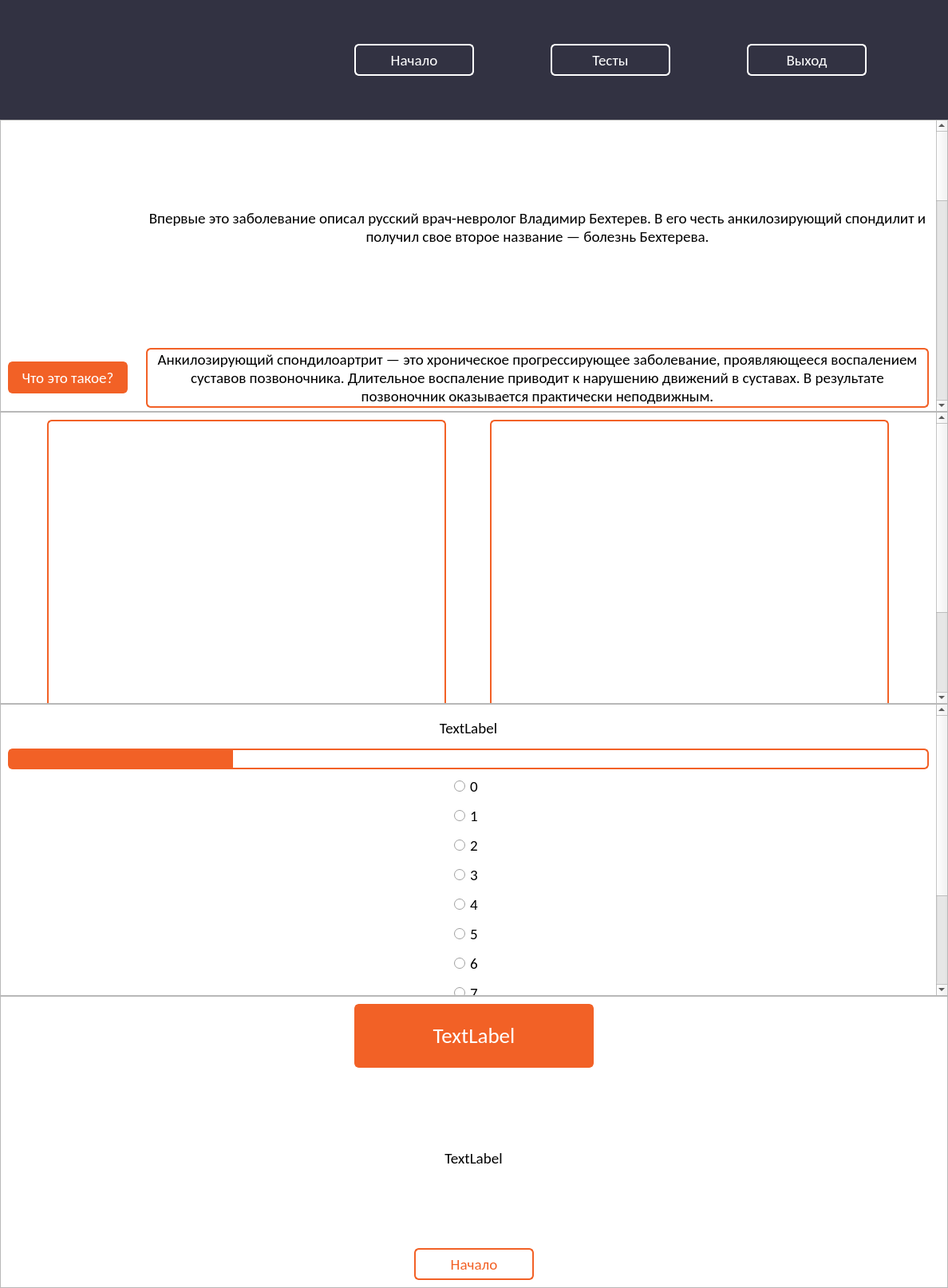
<?xml version="1.0" encoding="UTF-8"?>
<ui version="4.0">
 <class>MainWindow</class>
 <widget class="QMainWindow" name="MainWindow">
  <property name="geometry">
   <rect>
    <x>0</x>
    <y>0</y>
    <width>1188</width>
    <height>1614</height>
   </rect>
  </property>
  <property name="windowTitle">
   <string>MainWindow</string>
  </property>
  <widget class="QWidget" name="centralwidget">
   <layout class="QVBoxLayout" name="verticalLayout">
    <property name="spacing">
     <number>0</number>
    </property>
    <property name="leftMargin">
     <number>0</number>
    </property>
    <property name="topMargin">
     <number>0</number>
    </property>
    <property name="rightMargin">
     <number>0</number>
    </property>
    <property name="bottomMargin">
     <number>0</number>
    </property>
    <item>
     <widget class="QWidget" name="head_widget" native="true">
      <property name="minimumSize">
       <size>
        <width>0</width>
        <height>150</height>
       </size>
      </property>
      <property name="maximumSize">
       <size>
        <width>16777215</width>
        <height>150</height>
       </size>
      </property>
      <property name="styleSheet">
       <string notr="true">QWidget#head_widget {
	background-color: rgb(50, 50, 66);
}

QPushButton {
	color: white;
	border-width: 2px;
	border-style: solid;
	border-radius: 6px;
	border-color: white;
}

QPushButton:hover {
	border-color: rgb(242, 97, 38);
	background-color: rgb(242, 97, 38);
}

QLabel#era_label {
	background-image: url(:/img/img/logo.png);
}</string>
      </property>
      <layout class="QGridLayout" name="gridLayout">
       <item row="1" column="2">
        <widget class="QPushButton" name="tests_pushButton">
         <property name="minimumSize">
          <size>
           <width>150</width>
           <height>40</height>
          </size>
         </property>
         <property name="maximumSize">
          <size>
           <width>150</width>
           <height>40</height>
          </size>
         </property>
         <property name="font">
          <font>
           <family>Calibri</family>
           <pointsize>14</pointsize>
          </font>
         </property>
         <property name="cursor">
          <cursorShape>PointingHandCursor</cursorShape>
         </property>
         <property name="text">
          <string>Тесты</string>
         </property>
        </widget>
       </item>
       <item row="1" column="1">
        <widget class="QPushButton" name="begin_pushButton">
         <property name="minimumSize">
          <size>
           <width>150</width>
           <height>40</height>
          </size>
         </property>
         <property name="maximumSize">
          <size>
           <width>150</width>
           <height>40</height>
          </size>
         </property>
         <property name="font">
          <font>
           <family>Calibri</family>
           <pointsize>14</pointsize>
          </font>
         </property>
         <property name="cursor">
          <cursorShape>PointingHandCursor</cursorShape>
         </property>
         <property name="text">
          <string>Начало</string>
         </property>
        </widget>
       </item>
       <item row="1" column="0">
        <widget class="QLabel" name="era_label">
         <property name="minimumSize">
          <size>
           <width>249</width>
           <height>100</height>
          </size>
         </property>
         <property name="maximumSize">
          <size>
           <width>249</width>
           <height>100</height>
          </size>
         </property>
         <property name="text">
          <string/>
         </property>
        </widget>
       </item>
       <item row="1" column="3">
        <widget class="QPushButton" name="exit_pushButton">
         <property name="minimumSize">
          <size>
           <width>150</width>
           <height>40</height>
          </size>
         </property>
         <property name="maximumSize">
          <size>
           <width>150</width>
           <height>40</height>
          </size>
         </property>
         <property name="font">
          <font>
           <family>Calibri</family>
           <pointsize>14</pointsize>
          </font>
         </property>
         <property name="cursor">
          <cursorShape>PointingHandCursor</cursorShape>
         </property>
         <property name="text">
          <string>Выход</string>
         </property>
        </widget>
       </item>
      </layout>
     </widget>
    </item>
    <item>
     <widget class="QScrollArea" name="begin_scrollArea">
      <property name="minimumSize">
       <size>
        <width>0</width>
        <height>300</height>
       </size>
      </property>
      <property name="styleSheet">
       <string notr="true">QWidget#begin_scrollAreaWidget {
	background-color: rgb(255, 255, 255);
}

QLabel#bekhterev_label {
	background-image: url(:/img/img/bekhterev.jpg);
}

QLabel#img_label {
	background-image: url(:/img/img/image.png) no-repeat;
}

QLabel#h1_label {
	color: white;
	border-width: 2px;
	border-style: solid;
	border-radius: 6px;
	border-color: rgb(242, 97, 38);
	background-color: rgb(242, 97, 38);
}

QLabel#p1_label {
	border-width: 2px;
	border-style: solid;
	border-radius: 6px;
	border-color: rgb(242, 97, 38);
}

QLabel#h2_label {
	color: white;
	border-width: 2px;
	border-style: solid;
	border-radius: 6px;
	border-color: rgb(242, 97, 38);
	background-color: rgb(242, 97, 38);
}

QLabel#p2_label {
	border-width: 2px;
	border-style: solid;
	border-radius: 6px;
	border-color: rgb(242, 97, 38);
}

QLabel#h3_label {
	color: white;
	border-width: 2px;
	border-style: solid;
	border-radius: 6px;
	border-color: rgb(242, 97, 38);
	background-color: rgb(242, 97, 38);
}

QLabel#p3_label {
	border-width: 2px;
	border-style: solid;
	border-radius: 6px;
	border-color: rgb(242, 97, 38);
}

QLabel#h4_label {
	color: white;
	border-width: 2px;
	border-style: solid;
	border-radius: 6px;
	border-color: rgb(242, 97, 38);
	background-color: rgb(242, 97, 38);
}

QLabel#p4_label {
	border-width: 2px;
	border-style: solid;
	border-radius: 6px;
	border-color: rgb(242, 97, 38);
}

QLabel#h5_label {
	color: white;
	border-width: 2px;
	border-style: solid;
	border-radius: 6px;
	border-color: rgb(242, 97, 38);
	background-color: rgb(242, 97, 38);
}

QLabel#p5_label {
	border-width: 2px;
	border-style: solid;
	border-radius: 6px;
	border-color: rgb(242, 97, 38);
}</string>
      </property>
      <property name="widgetResizable">
       <bool>true</bool>
      </property>
      <widget class="QWidget" name="begin_scrollAreaWidget">
       <property name="geometry">
        <rect>
         <x>0</x>
         <y>-108</y>
         <width>1169</width>
         <height>1434</height>
        </rect>
       </property>
       <layout class="QGridLayout" name="gridLayout_2">
        <item row="0" column="1">
         <widget class="QLabel" name="description_label">
          <property name="font">
           <font>
            <family>Calibri</family>
            <pointsize>14</pointsize>
           </font>
          </property>
          <property name="text">
           <string>Впервые это заболевание описал русский врач-невролог Владимир Бехтерев. В его честь анкилозирующий спондилит и получил свое второе название — болезнь Бехтерева.</string>
          </property>
          <property name="alignment">
           <set>Qt::AlignCenter</set>
          </property>
          <property name="wordWrap">
           <bool>true</bool>
          </property>
         </widget>
        </item>
        <item row="5" column="1">
         <spacer name="verticalSpacer_2">
          <property name="orientation">
           <enum>Qt::Vertical</enum>
          </property>
          <property name="sizeType">
           <enum>QSizePolicy::Fixed</enum>
          </property>
          <property name="sizeHint" stdset="0">
           <size>
            <width>20</width>
            <height>20</height>
           </size>
          </property>
         </spacer>
        </item>
        <item row="8" column="0">
         <widget class="QLabel" name="h4_label">
          <property name="minimumSize">
           <size>
            <width>150</width>
            <height>60</height>
           </size>
          </property>
          <property name="maximumSize">
           <size>
            <width>150</width>
            <height>60</height>
           </size>
          </property>
          <property name="font">
           <font>
            <family>Calibri</family>
            <pointsize>14</pointsize>
           </font>
          </property>
          <property name="text">
           <string>Чем это проявляется?</string>
          </property>
          <property name="alignment">
           <set>Qt::AlignCenter</set>
          </property>
          <property name="wordWrap">
           <bool>true</bool>
          </property>
         </widget>
        </item>
        <item row="3" column="1">
         <spacer name="verticalSpacer">
          <property name="orientation">
           <enum>Qt::Vertical</enum>
          </property>
          <property name="sizeType">
           <enum>QSizePolicy::Fixed</enum>
          </property>
          <property name="sizeHint" stdset="0">
           <size>
            <width>20</width>
            <height>20</height>
           </size>
          </property>
         </spacer>
        </item>
        <item row="4" column="1">
         <widget class="QLabel" name="p2_label">
          <property name="font">
           <font>
            <family>Calibri</family>
            <pointsize>14</pointsize>
           </font>
          </property>
          <property name="text">
           <string>Причины развития болезни Бехтерева точно неизвестны. По всей видимости, заболевание развивается у людей, которые имеют специфическую наследственную предрасположенность и определенные генетические особенности иммунной системы. Определенную роль играют хронические инфекции (особенно кишечника и мочевыводящих путей).</string>
          </property>
          <property name="alignment">
           <set>Qt::AlignCenter</set>
          </property>
          <property name="wordWrap">
           <bool>true</bool>
          </property>
         </widget>
        </item>
        <item row="2" column="0">
         <widget class="QLabel" name="h1_label">
          <property name="minimumSize">
           <size>
            <width>150</width>
            <height>40</height>
           </size>
          </property>
          <property name="maximumSize">
           <size>
            <width>150</width>
            <height>40</height>
           </size>
          </property>
          <property name="font">
           <font>
            <family>Calibri</family>
            <pointsize>14</pointsize>
           </font>
          </property>
          <property name="text">
           <string>Что это такое?</string>
          </property>
          <property name="alignment">
           <set>Qt::AlignCenter</set>
          </property>
         </widget>
        </item>
        <item row="12" column="1" alignment="Qt::AlignHCenter">
         <widget class="QLabel" name="img_label">
          <property name="minimumSize">
           <size>
            <width>443</width>
            <height>425</height>
           </size>
          </property>
          <property name="maximumSize">
           <size>
            <width>443</width>
            <height>425</height>
           </size>
          </property>
          <property name="text">
           <string/>
          </property>
         </widget>
        </item>
        <item row="8" column="1">
         <widget class="QLabel" name="p4_label">
          <property name="font">
           <font>
            <family>Calibri</family>
            <pointsize>14</pointsize>
           </font>
          </property>
          <property name="text">
           <string>Первыми признаками данного заболевания являются нерезкие боли в области крестца, иногда также в паху и в области внешней стороны бедер. Эти ощущения наиболее выражены утром и ночью. Сон больного нарушается. По утрам в спине чувствуется скованность, больным трудно вставать с постели. Постепенно, иногда через несколько лет, появляются боли и скованность в области шеи и спины, при этом по утрам также ощущается дискомфорт. Наклоны в стороны, вперед и назад затруднены и болезненны. Глубокое дыхание, кашель и чихание также вызывают боли.

Для болезни Бехтерева характерно нарастающее ограничение подвижности позвоночника, его укорочение. При отсутствии лечения болезнь может привести к полной обездвиженности позвоночника, больной приобретает «позу просителя» (согнутые в локтях руки, сутулая спина, склоненная голова, ноги, чуть согнутые в коленях).</string>
          </property>
          <property name="alignment">
           <set>Qt::AlignCenter</set>
          </property>
          <property name="wordWrap">
           <bool>true</bool>
          </property>
         </widget>
        </item>
        <item row="10" column="0">
         <widget class="QLabel" name="h5_label">
          <property name="minimumSize">
           <size>
            <width>150</width>
            <height>40</height>
           </size>
          </property>
          <property name="maximumSize">
           <size>
            <width>150</width>
            <height>40</height>
           </size>
          </property>
          <property name="font">
           <font>
            <family>Calibri</family>
            <pointsize>14</pointsize>
           </font>
          </property>
          <property name="text">
           <string>Чем это опасно?</string>
          </property>
          <property name="alignment">
           <set>Qt::AlignCenter</set>
          </property>
         </widget>
        </item>
        <item row="1" column="1">
         <spacer name="verticalSpacer_6">
          <property name="orientation">
           <enum>Qt::Vertical</enum>
          </property>
          <property name="sizeHint" stdset="0">
           <size>
            <width>20</width>
            <height>20</height>
           </size>
          </property>
         </spacer>
        </item>
        <item row="10" column="1">
         <widget class="QLabel" name="p5_label">
          <property name="font">
           <font>
            <family>Calibri</family>
            <pointsize>14</pointsize>
           </font>
          </property>
          <property name="text">
           <string>Помимо ограничения подвижности позвоночника при отсутствии лечения происходит распространение заболевания на другие органы и системы.</string>
          </property>
          <property name="alignment">
           <set>Qt::AlignCenter</set>
          </property>
          <property name="wordWrap">
           <bool>true</bool>
          </property>
         </widget>
        </item>
        <item row="6" column="1">
         <widget class="QLabel" name="p3_label">
          <property name="font">
           <font>
            <family>Calibri</family>
            <pointsize>14</pointsize>
           </font>
          </property>
          <property name="text">
           <string>При развитии заболевания происходит постепенное повреждение суставов различных отделов позвоночника. В первую очередь болезнь Бехтерева поражает крестцово-подвздошные сочленения (соединяют крестцовый отдел позвоночника с костями таза). Затем в воспалительный процесс вовлекаются межпозвонковые и реберно-позвонковые суставы. Если процесс вовремя не взять под контроль, у больного может значительно нарушиться подвижность позвоночника, вплоть до полной его неподвижности.</string>
          </property>
          <property name="alignment">
           <set>Qt::AlignCenter</set>
          </property>
          <property name="wordWrap">
           <bool>true</bool>
          </property>
         </widget>
        </item>
        <item row="9" column="1">
         <spacer name="verticalSpacer_4">
          <property name="orientation">
           <enum>Qt::Vertical</enum>
          </property>
          <property name="sizeType">
           <enum>QSizePolicy::Fixed</enum>
          </property>
          <property name="sizeHint" stdset="0">
           <size>
            <width>20</width>
            <height>20</height>
           </size>
          </property>
         </spacer>
        </item>
        <item row="7" column="1">
         <spacer name="verticalSpacer_3">
          <property name="orientation">
           <enum>Qt::Vertical</enum>
          </property>
          <property name="sizeType">
           <enum>QSizePolicy::Fixed</enum>
          </property>
          <property name="sizeHint" stdset="0">
           <size>
            <width>20</width>
            <height>20</height>
           </size>
          </property>
         </spacer>
        </item>
        <item row="0" column="0">
         <widget class="QLabel" name="bekhterev_label">
          <property name="minimumSize">
           <size>
            <width>167</width>
            <height>250</height>
           </size>
          </property>
          <property name="maximumSize">
           <size>
            <width>167</width>
            <height>250</height>
           </size>
          </property>
          <property name="text">
           <string/>
          </property>
         </widget>
        </item>
        <item row="4" column="0">
         <widget class="QLabel" name="h2_label">
          <property name="minimumSize">
           <size>
            <width>150</width>
            <height>40</height>
           </size>
          </property>
          <property name="maximumSize">
           <size>
            <width>150</width>
            <height>40</height>
           </size>
          </property>
          <property name="font">
           <font>
            <family>Calibri</family>
            <pointsize>14</pointsize>
           </font>
          </property>
          <property name="text">
           <string>Причины</string>
          </property>
          <property name="alignment">
           <set>Qt::AlignCenter</set>
          </property>
         </widget>
        </item>
        <item row="6" column="0">
         <widget class="QLabel" name="h3_label">
          <property name="minimumSize">
           <size>
            <width>150</width>
            <height>40</height>
           </size>
          </property>
          <property name="maximumSize">
           <size>
            <width>150</width>
            <height>40</height>
           </size>
          </property>
          <property name="font">
           <font>
            <family>Calibri</family>
            <pointsize>14</pointsize>
           </font>
          </property>
          <property name="text">
           <string>Что происходит?</string>
          </property>
          <property name="alignment">
           <set>Qt::AlignCenter</set>
          </property>
         </widget>
        </item>
        <item row="2" column="1">
         <widget class="QLabel" name="p1_label">
          <property name="font">
           <font>
            <family>Calibri</family>
            <pointsize>14</pointsize>
           </font>
          </property>
          <property name="text">
           <string>Анкилозирующий спондилоартрит — это хроническое прогрессирующее заболевание, проявляющееся воспалением суставов позвоночника. Длительное воспаление приводит к нарушению движений в суставах. В результате позвоночник оказывается практически неподвижным.</string>
          </property>
          <property name="alignment">
           <set>Qt::AlignCenter</set>
          </property>
          <property name="wordWrap">
           <bool>true</bool>
          </property>
         </widget>
        </item>
        <item row="11" column="1">
         <spacer name="verticalSpacer_5">
          <property name="orientation">
           <enum>Qt::Vertical</enum>
          </property>
          <property name="sizeType">
           <enum>QSizePolicy::Fixed</enum>
          </property>
          <property name="sizeHint" stdset="0">
           <size>
            <width>20</width>
            <height>20</height>
           </size>
          </property>
         </spacer>
        </item>
       </layout>
      </widget>
     </widget>
    </item>
    <item>
     <widget class="QScrollArea" name="tests_scrollArea">
      <property name="minimumSize">
       <size>
        <width>0</width>
        <height>300</height>
       </size>
      </property>
      <property name="styleSheet">
       <string notr="true">QWidget#tests_scrollAreaWidget {
	background-color: rgb(255, 255, 255);
}

QPushButton {
	border-width: 2px;
	border-style: solid;
	border-radius: 6px;
	border-color: rgb(242, 97, 38);
}

QPushButton#basdai_pushButton {
	background-image: url(:/img/img/basdai.png);
}

QPushButton#basdai_pushButton:hover {
	background-image: url(:/img/img/basdai_start.png);
}

QPushButton#basfi_pushButton {
	background-image: url(:/img/img/basfi.png);
}

QPushButton#basfi_pushButton:hover {
	background-image: url(:/img/img/basfi_start.png);
}</string>
      </property>
      <property name="widgetResizable">
       <bool>true</bool>
      </property>
      <widget class="QWidget" name="tests_scrollAreaWidget">
       <property name="geometry">
        <rect>
         <x>0</x>
         <y>0</y>
         <width>1169</width>
         <height>518</height>
        </rect>
       </property>
       <layout class="QGridLayout" name="gridLayout_3">
        <item row="1" column="1">
         <widget class="QPushButton" name="basfi_pushButton">
          <property name="minimumSize">
           <size>
            <width>500</width>
            <height>500</height>
           </size>
          </property>
          <property name="maximumSize">
           <size>
            <width>500</width>
            <height>500</height>
           </size>
          </property>
          <property name="cursor">
           <cursorShape>PointingHandCursor</cursorShape>
          </property>
          <property name="text">
           <string/>
          </property>
         </widget>
        </item>
        <item row="1" column="0">
         <widget class="QPushButton" name="basdai_pushButton">
          <property name="minimumSize">
           <size>
            <width>500</width>
            <height>500</height>
           </size>
          </property>
          <property name="maximumSize">
           <size>
            <width>500</width>
            <height>500</height>
           </size>
          </property>
          <property name="cursor">
           <cursorShape>PointingHandCursor</cursorShape>
          </property>
          <property name="text">
           <string/>
          </property>
         </widget>
        </item>
       </layout>
      </widget>
     </widget>
    </item>
    <item>
     <widget class="QScrollArea" name="test_scrollArea">
      <property name="minimumSize">
       <size>
        <width>0</width>
        <height>300</height>
       </size>
      </property>
      <property name="styleSheet">
       <string notr="true">QWidget#test_scrollAreaWidget {
	background-color: rgb(255, 255, 255);
}

QPushButton {
	color: rgb(242, 97, 38);
	border-width: 2px;
	border-style: solid;
	border-radius: 6px;
	border-color: rgb(242, 97, 38);
}

QPushButton:hover {
	color: white;
	border-color: rgb(242, 97, 38);
	background-color: rgb(242, 97, 38);
}

QProgressBar {
	border: 2px solid rgb(242, 97, 38);
	border-radius: 6px;
	background-color: rgb(255, 255, 255);
}

QProgressBar::chunk {
	background-color: rgb(242, 97, 38);
	width: 20px;
}</string>
      </property>
      <property name="widgetResizable">
       <bool>true</bool>
      </property>
      <widget class="QWidget" name="test_scrollAreaWidget">
       <property name="geometry">
        <rect>
         <x>0</x>
         <y>0</y>
         <width>1169</width>
         <height>498</height>
        </rect>
       </property>
       <layout class="QGridLayout" name="gridLayout_4">
        <item row="10" column="0" alignment="Qt::AlignHCenter">
         <widget class="QRadioButton" name="radioButton_8">
          <property name="font">
           <font>
            <family>Calibri</family>
            <pointsize>14</pointsize>
           </font>
          </property>
          <property name="cursor">
           <cursorShape>PointingHandCursor</cursorShape>
          </property>
          <property name="text">
           <string>8</string>
          </property>
         </widget>
        </item>
        <item row="5" column="0" alignment="Qt::AlignHCenter">
         <widget class="QRadioButton" name="radioButton_3">
          <property name="font">
           <font>
            <family>Calibri</family>
            <pointsize>14</pointsize>
           </font>
          </property>
          <property name="cursor">
           <cursorShape>PointingHandCursor</cursorShape>
          </property>
          <property name="text">
           <string>3</string>
          </property>
         </widget>
        </item>
        <item row="8" column="0" alignment="Qt::AlignHCenter">
         <widget class="QRadioButton" name="radioButton_6">
          <property name="font">
           <font>
            <family>Calibri</family>
            <pointsize>14</pointsize>
           </font>
          </property>
          <property name="cursor">
           <cursorShape>PointingHandCursor</cursorShape>
          </property>
          <property name="text">
           <string>6</string>
          </property>
         </widget>
        </item>
        <item row="3" column="0" alignment="Qt::AlignHCenter">
         <widget class="QRadioButton" name="radioButton_1">
          <property name="font">
           <font>
            <family>Calibri</family>
            <pointsize>14</pointsize>
           </font>
          </property>
          <property name="cursor">
           <cursorShape>PointingHandCursor</cursorShape>
          </property>
          <property name="text">
           <string>1</string>
          </property>
         </widget>
        </item>
        <item row="12" column="0" alignment="Qt::AlignHCenter">
         <widget class="QRadioButton" name="radioButton_10">
          <property name="font">
           <font>
            <family>Calibri</family>
            <pointsize>14</pointsize>
           </font>
          </property>
          <property name="cursor">
           <cursorShape>PointingHandCursor</cursorShape>
          </property>
          <property name="text">
           <string>10</string>
          </property>
         </widget>
        </item>
        <item row="2" column="0" alignment="Qt::AlignHCenter">
         <widget class="QRadioButton" name="radioButton_0">
          <property name="font">
           <font>
            <family>Calibri</family>
            <pointsize>14</pointsize>
           </font>
          </property>
          <property name="cursor">
           <cursorShape>PointingHandCursor</cursorShape>
          </property>
          <property name="text">
           <string>0</string>
          </property>
         </widget>
        </item>
        <item row="7" column="0" alignment="Qt::AlignHCenter">
         <widget class="QRadioButton" name="radioButton_5">
          <property name="font">
           <font>
            <family>Calibri</family>
            <pointsize>14</pointsize>
           </font>
          </property>
          <property name="cursor">
           <cursorShape>PointingHandCursor</cursorShape>
          </property>
          <property name="text">
           <string>5</string>
          </property>
         </widget>
        </item>
        <item row="9" column="0" alignment="Qt::AlignHCenter">
         <widget class="QRadioButton" name="radioButton_7">
          <property name="font">
           <font>
            <family>Calibri</family>
            <pointsize>14</pointsize>
           </font>
          </property>
          <property name="cursor">
           <cursorShape>PointingHandCursor</cursorShape>
          </property>
          <property name="text">
           <string>7</string>
          </property>
         </widget>
        </item>
        <item row="6" column="0" alignment="Qt::AlignHCenter">
         <widget class="QRadioButton" name="radioButton_4">
          <property name="font">
           <font>
            <family>Calibri</family>
            <pointsize>14</pointsize>
           </font>
          </property>
          <property name="cursor">
           <cursorShape>PointingHandCursor</cursorShape>
          </property>
          <property name="text">
           <string>4</string>
          </property>
         </widget>
        </item>
        <item row="11" column="0" alignment="Qt::AlignHCenter">
         <widget class="QRadioButton" name="radioButton_9">
          <property name="font">
           <font>
            <family>Calibri</family>
            <pointsize>14</pointsize>
           </font>
          </property>
          <property name="cursor">
           <cursorShape>PointingHandCursor</cursorShape>
          </property>
          <property name="text">
           <string>9</string>
          </property>
         </widget>
        </item>
        <item row="1" column="0">
         <widget class="QProgressBar" name="progressBar">
          <property name="value">
           <number>24</number>
          </property>
          <property name="textVisible">
           <bool>false</bool>
          </property>
         </widget>
        </item>
        <item row="0" column="0" alignment="Qt::AlignHCenter">
         <widget class="QLabel" name="quest_label">
          <property name="minimumSize">
           <size>
            <width>500</width>
            <height>40</height>
           </size>
          </property>
          <property name="maximumSize">
           <size>
            <width>16777215</width>
            <height>200</height>
           </size>
          </property>
          <property name="font">
           <font>
            <family>Calibri</family>
            <pointsize>14</pointsize>
           </font>
          </property>
          <property name="text">
           <string>TextLabel</string>
          </property>
          <property name="alignment">
           <set>Qt::AlignCenter</set>
          </property>
          <property name="wordWrap">
           <bool>true</bool>
          </property>
         </widget>
        </item>
        <item row="4" column="0" alignment="Qt::AlignHCenter">
         <widget class="QRadioButton" name="radioButton_2">
          <property name="font">
           <font>
            <family>Calibri</family>
            <pointsize>14</pointsize>
           </font>
          </property>
          <property name="cursor">
           <cursorShape>PointingHandCursor</cursorShape>
          </property>
          <property name="text">
           <string>2</string>
          </property>
         </widget>
        </item>
        <item row="13" column="0" alignment="Qt::AlignHCenter">
         <widget class="QPushButton" name="next_pushButton">
          <property name="minimumSize">
           <size>
            <width>150</width>
            <height>40</height>
           </size>
          </property>
          <property name="maximumSize">
           <size>
            <width>150</width>
            <height>40</height>
           </size>
          </property>
          <property name="font">
           <font>
            <family>Calibri</family>
            <pointsize>14</pointsize>
           </font>
          </property>
          <property name="cursor">
           <cursorShape>PointingHandCursor</cursorShape>
          </property>
          <property name="text">
           <string>Далее</string>
          </property>
         </widget>
        </item>
       </layout>
      </widget>
     </widget>
    </item>
    <item>
     <widget class="QScrollArea" name="result_scrollArea">
      <property name="styleSheet">
       <string notr="true">QWidget#result_scrollAreaWidget {
	background-color: rgb(255, 255, 255);
}

QLabel#index_label {
	color: white;
	border-width: 2px;
	border-style: solid;
	border-radius: 6px;
	border-color: rgb(242, 97, 38);
	background-color: rgb(242, 97, 38);
}

QPushButton {
	color: rgb(242, 97, 38);
	border-width: 2px;
	border-style: solid;
	border-radius: 6px;
	border-color: rgb(242, 97, 38);
}

QPushButton:hover {
	color: white;
	border-color: rgb(242, 97, 38);
	background-color: rgb(242, 97, 38);
}</string>
      </property>
      <property name="widgetResizable">
       <bool>true</bool>
      </property>
      <widget class="QWidget" name="result_scrollAreaWidget">
       <property name="geometry">
        <rect>
         <x>0</x>
         <y>0</y>
         <width>1186</width>
         <height>359</height>
        </rect>
       </property>
       <layout class="QGridLayout" name="gridLayout_5">
        <item row="0" column="0" alignment="Qt::AlignHCenter">
         <widget class="QLabel" name="index_label">
          <property name="minimumSize">
           <size>
            <width>300</width>
            <height>80</height>
           </size>
          </property>
          <property name="maximumSize">
           <size>
            <width>300</width>
            <height>80</height>
           </size>
          </property>
          <property name="font">
           <font>
            <family>Calibri</family>
            <pointsize>20</pointsize>
           </font>
          </property>
          <property name="text">
           <string>TextLabel</string>
          </property>
          <property name="alignment">
           <set>Qt::AlignCenter</set>
          </property>
         </widget>
        </item>
        <item row="2" column="0" alignment="Qt::AlignHCenter">
         <widget class="QPushButton" name="pushButton">
          <property name="minimumSize">
           <size>
            <width>150</width>
            <height>40</height>
           </size>
          </property>
          <property name="maximumSize">
           <size>
            <width>150</width>
            <height>40</height>
           </size>
          </property>
          <property name="font">
           <font>
            <family>Calibri</family>
            <pointsize>14</pointsize>
           </font>
          </property>
          <property name="cursor">
           <cursorShape>PointingHandCursor</cursorShape>
          </property>
          <property name="text">
           <string>Начало</string>
          </property>
         </widget>
        </item>
        <item row="1" column="0" alignment="Qt::AlignHCenter">
         <widget class="QLabel" name="result_label">
          <property name="minimumSize">
           <size>
            <width>0</width>
            <height>40</height>
           </size>
          </property>
          <property name="maximumSize">
           <size>
            <width>16777215</width>
            <height>300</height>
           </size>
          </property>
          <property name="font">
           <font>
            <family>Calibri</family>
            <pointsize>14</pointsize>
           </font>
          </property>
          <property name="text">
           <string>TextLabel</string>
          </property>
          <property name="alignment">
           <set>Qt::AlignCenter</set>
          </property>
          <property name="wordWrap">
           <bool>true</bool>
          </property>
         </widget>
        </item>
       </layout>
      </widget>
     </widget>
    </item>
   </layout>
  </widget>
  <widget class="QMenuBar" name="menubar">
   <property name="geometry">
    <rect>
     <x>0</x>
     <y>0</y>
     <width>1188</width>
     <height>21</height>
    </rect>
   </property>
  </widget>
 </widget>
 <resources/>
 <connections/>
</ui>
